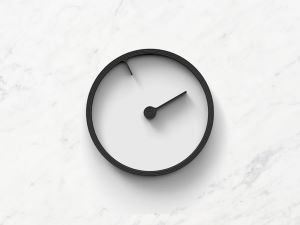
#> input picture clock2.jpg, 300 x 225 px
$ python centro.py
#> lines starting #> are read from the running program, lines starting #| are printed output that depends on the picture; after the words box and inside, x2 and y2 are one past the last pixel; in counts of white or black regions, pixels touching at a corner belong together
import cv2 as cv
import numpy as np

# Change it with your absiolute path for the image
image = cv.imread("clock2.jpg")
#> image is the input picture: shape (225, 300, 3); mean B, G, R 225.5, 226.4, 226.4
gray = cv.cvtColor(image, cv.COLOR_BGR2GRAY)

blur = cv.GaussianBlur(gray, (5, 5), cv.BORDER_DEFAULT)
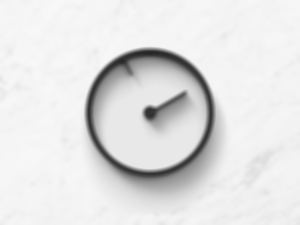
#> blur: shape (225, 300); min 38, max 248, mean 226.4
ret, thresh = cv.threshold(blur, 125, 255, cv.THRESH_BINARY_INV)
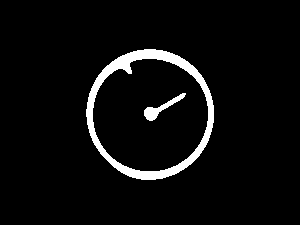
#> thresh: shape (225, 300); 4.9% white; 2 white regions

contours, heirarchies = cv.findContours(thresh, cv.RETR_LIST, cv.CHAIN_APPROX_SIMPLE)
#> contours = 3 contours; box (x1, y1, x2, y2) and area: (86, 49, 214, 180) 12883, (92, 58, 209, 172) 10264, (144, 93, 186, 121) 264
blank = np.zeros(thresh.shape[:2], dtype='uint8')
cv.drawContours(blank, contours, -1, (255, 0, 0), 1)
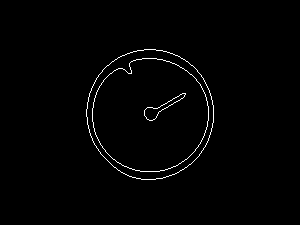
#> blank: shape (225, 300); 1.2% white in thin lines or dots, all inside (x1, y1, x2, y2) = (86, 49, 214, 180)

for i in contours:
    M = cv.moments(i)
    if M['m00'] != 0:
        cx = int(M['m10']/M['m00'])
        cy = int(M['m01']/M['m00'])
        # cv.drawContours(image, [i], -1, (0, 255, 0), 2)
        cv.circle(image, (cx, cy), 7, (0, 0, 255), -1)
#> this loop made 3 passes
#> (cx, cy) on passes 1 to 3: (159, 107), (150, 114), (149, 113)
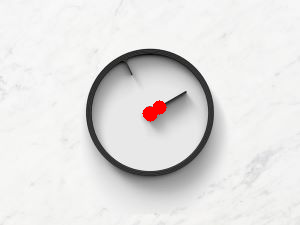
#> image: shape (225, 300, 3); 0.45% of pixels changed, all inside (x1, y1, x2, y2) = (142, 100, 167, 122)
        # cv.putText(image, "center", (cx - 20, cy - 20), cv.FONT_HERSHEY_SIMPLEX, 0.5, (0, 0, 0), 2)
    # print(f"x: {cx} y: {cy}")

# View original picture
cv.imshow('Original', image)
cv.imshow('Scale of grises', thresh)
cv.imshow('Black and white clock', blank)
cv.waitKey(0)
cv.destroyAllWindows()

$ run again, with clock1.jpg copied over clock2.jpg
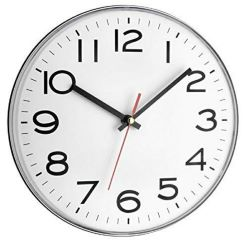
#> input picture clock1.jpg, 250 x 243 px
#> image is the input picture: shape (243, 250, 3); mean B, G, R 225, 225, 225.1
#> `ret, thresh = cv.threshold(blur, 125, 255, cv.THRESH_BINARY_INV)`:
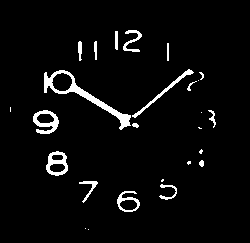
#> thresh: shape (243, 250); 4.2% white; 26 white regions (10 under 20 px)
#> contours = 31 contours, 14 with area under 20; largest, box (x1, y1, x2, y2) and area: (44, 70, 131, 130) 934, (46, 151, 68, 176) 396, (33, 110, 59, 134) 380, (51, 72, 73, 92) 298, (117, 191, 140, 212) 278
#> blank: shape (243, 250); 2.2% white in thin lines or dots, all inside (x1, y1, x2, y2) = (10, 30, 216, 230)
#> the loop `for i in contours:` made 31 passes
#> (i, cx, cy) on pass 27: ([[167, 43], [167, 60], [168, 60], [168, 43]], 167, 51)
#> after the loop `for i in contours:`:
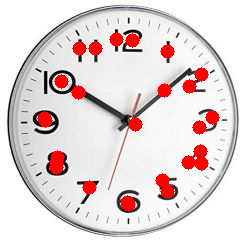
#> image: shape (243, 250, 3); 5.69% of pixels changed, all inside (x1, y1, x2, y2) = (37, 32, 220, 212)
